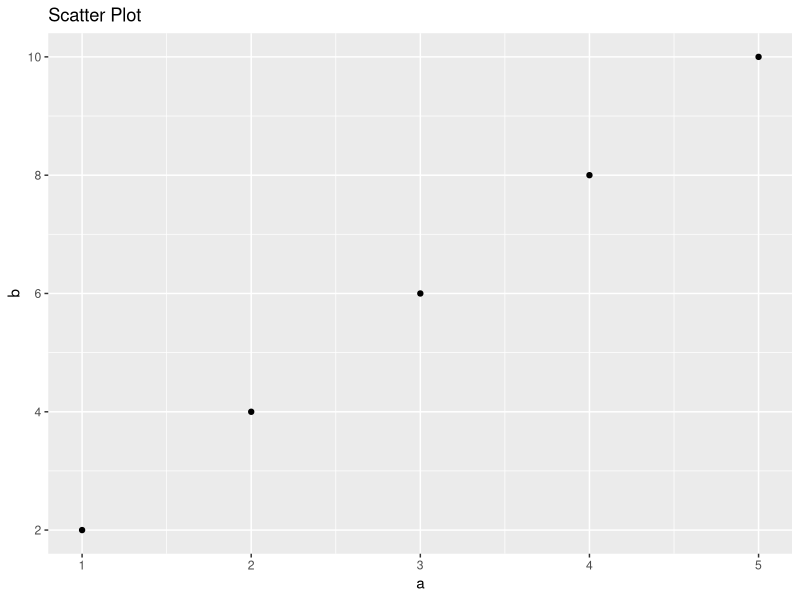
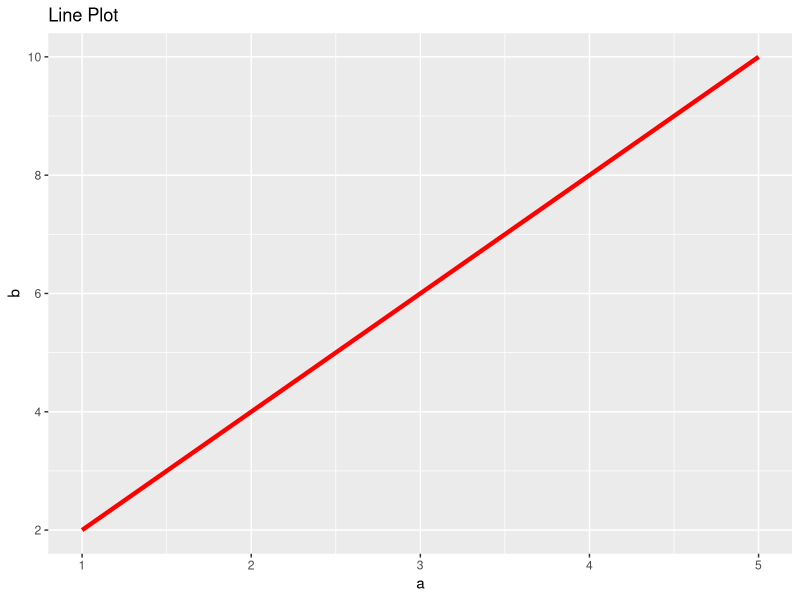
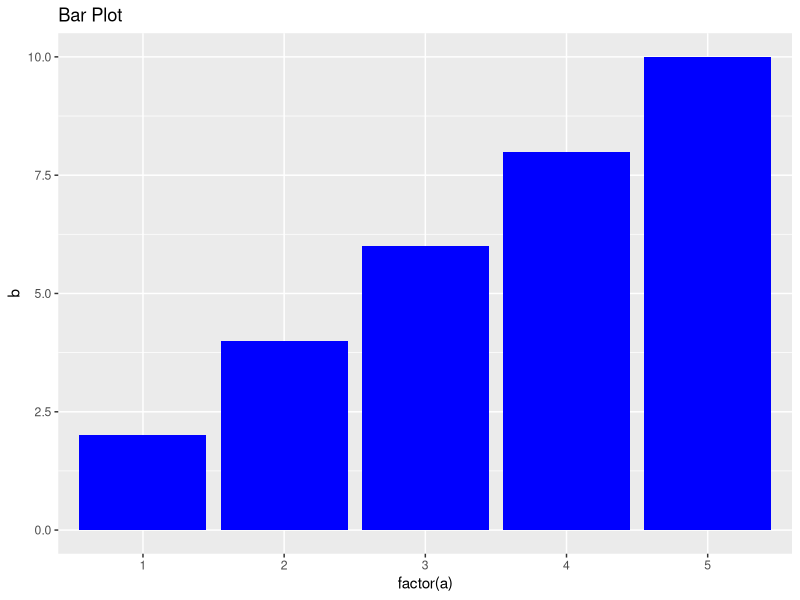
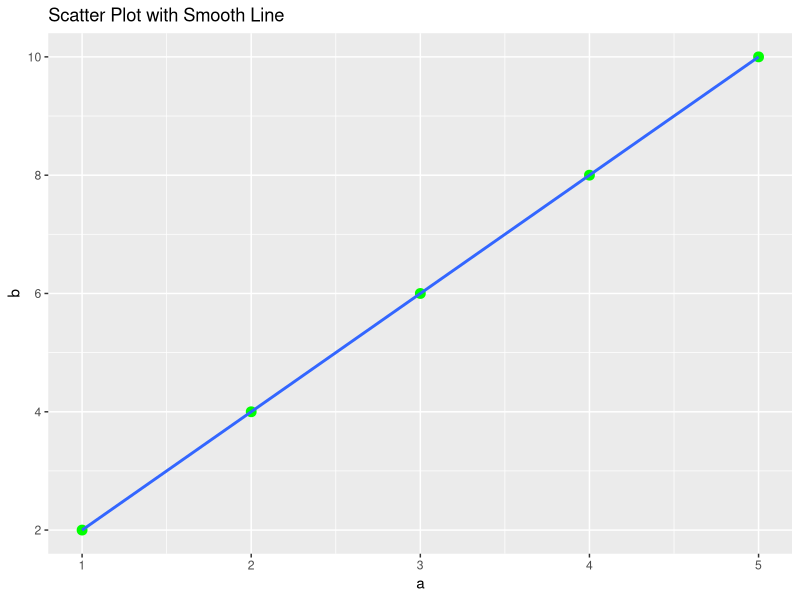

Recreate these plots in R, in order.
# Install and load ggplot2
install.packages("ggplot2")
library(ggplot2)

# Sample dataset
data <- data.frame(
  a = c(1,2,3,4,5),
  b = c(2,4,6,8,10)
)

# Scatter Plot
ggplot(data) +
  geom_point(aes(x = a, y = b)) +
  labs(title = "Scatter Plot", x = "a", y = "b")

# Line Plot
ggplot(data) +
  geom_line(aes(x = a, y = b), color = "red", size = 1.5) +
  labs(title = "Line Plot")

# Bar Plot
ggplot(data) +
  geom_bar(aes(x = factor(a), y = b), stat = "identity", fill = "blue") +
  labs(title = "Bar Plot")

# Scatter Plot with Smooth Line
ggplot(data) +
  geom_point(aes(x = a, y = b), color = "green", size = 3) +
  geom_smooth(aes(x = a, y = b), method = "lm", se = FALSE) +
  labs(title = "Scatter Plot with Smooth Line")
